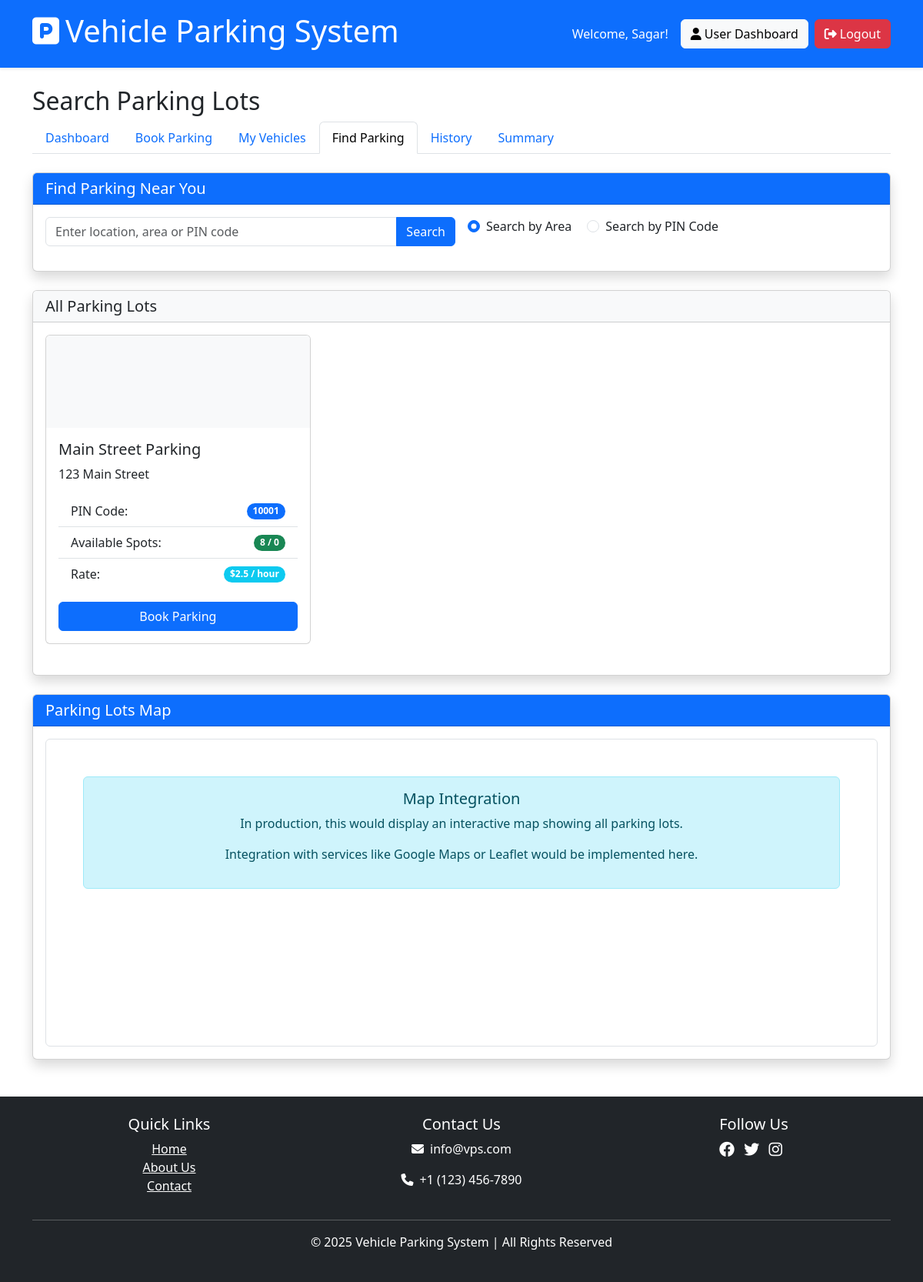
Before: /user/search_parking (signed in) with the older database file.
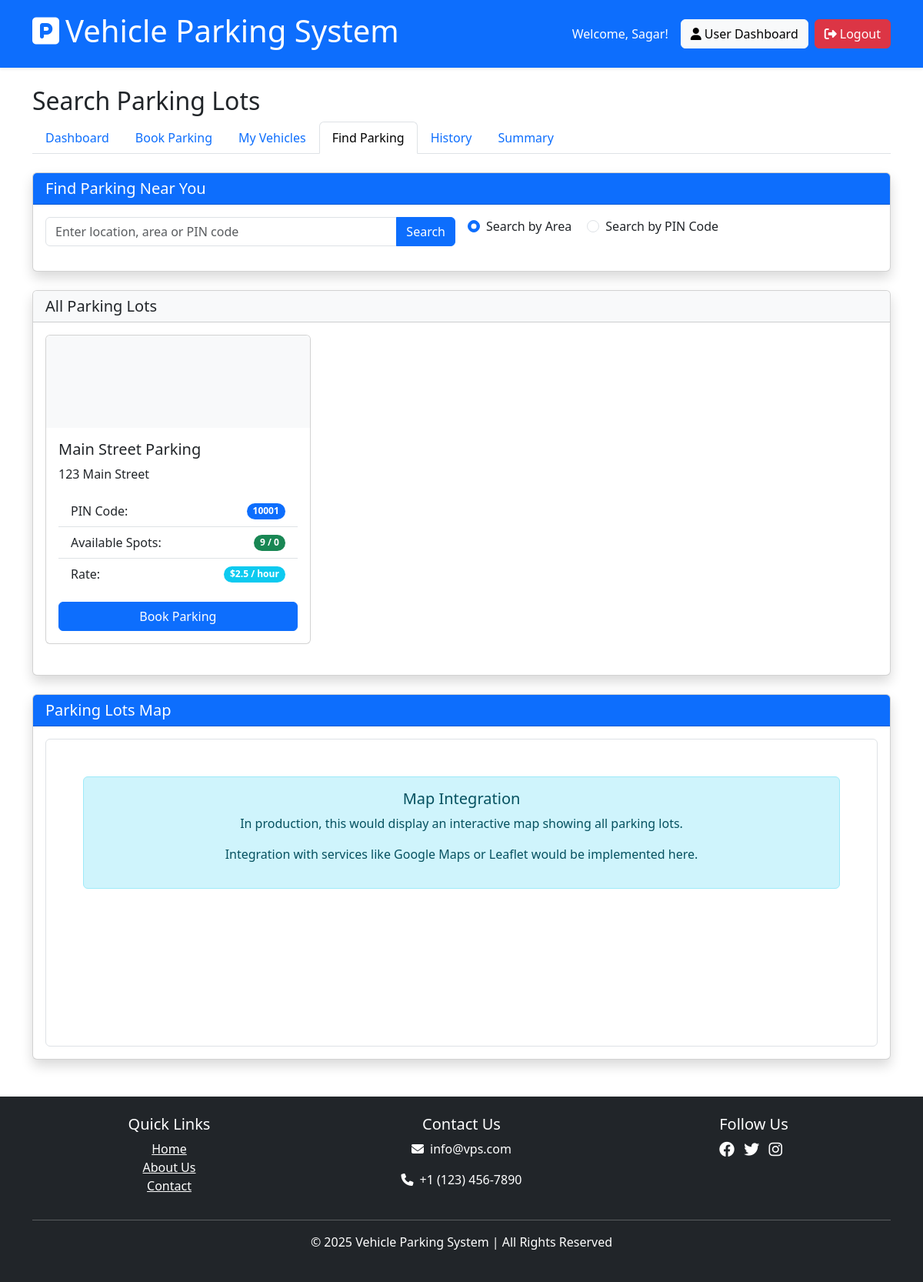
After: the same page with the newer database file.
### models/parking_lot.py (models this page shows, shortened)
class ParkingLot(db.Model):
    id = db.Column(db.Integer, primary_key=True)
    name = db.Column(db.String(100), nullable=False)
    address = db.Column(db.String(200), nullable=False)
    pin_code = db.Column(db.String(20), nullable=False)
    postcode_level = db.Column(db.String(50))
    available_spots = db.Column(db.Integer, default=0)
    created_on = db.Column(db.DateTime, default=lambda: datetime.now(timezone.utc))
    _price = 2.50  # Default price
    _total_spots = 0  # Default total spots
    parking_spots = db.relationship('ParkingSpot', backref='parking_lot', lazy=True, cascade="all, delete-orphan")
    @property
    def price(self):
        return self._price
    @price.setter
    def price(self, value):
        self._price = value
    @property
    def hourly_rate(self):
        """Alias for price"""
        return self._price
    @property
    def total_spots(self):
        return self._total_spots
    @property
    def maximum_spots(self):
        """Alias for total_spots"""
        return self._total_spots
    @property
    def prime_location_name(self):
        """Alias for name"""
        return self.name

### routes/user_routes.py (the view)
@user_bp.route('/search_parking')
@login_required
@user_required
def search_parking():
    search_term = request.args.get('search', '')
    search_type = request.args.get('type', 'area')  # 'area' or 'pincode'
    if search_term:
        if search_type == 'pincode':
            parking_lots = ParkingLot.query.filter(ParkingLot.pin_code.ilike(f'%{search_term}%')).all()
        else:  # default to area search
            parking_lots = ParkingLot.query.filter(ParkingLot.name.ilike(f'%{search_term}%') |
                                                 ParkingLot.address.ilike(f'%{search_term}%')).all()
    else:
        parking_lots = ParkingLot.query.all()
    return render_template('user/search_parking.html',
                          parking_lots=parking_lots,
                          search_term=search_term,
                          search_type=search_type)

### extensions.py (called while the page is built)
@login_manager.user_loader
def load_user(user_id):
    from models.admin import Admin
    from models.user import User
    admin = Admin.query.get(int(user_id))
    if admin:
        return admin
    return User.query.get(int(user_id))

### routes/user_routes.py (called while the page is built)
def user_required(f):
    from functools import wraps
    @wraps(f)
    def decorated_function(*args, **kwargs):
        from models.admin import Admin
        if isinstance(current_user, Admin):
            flash('This feature is only for regular users.', 'danger')
            return redirect(url_for('admin.dashboard'))
        return f(*args, **kwargs)
    return decorated_function

### templates/user/search_parking.html (shortened to what the changed rows need)
{% extends 'shared/base.html' %}
{% block content %}
<div class="row mb-4">
    <div class="col-12">
        <h2>Search Parking Lots</h2>
    </div>
</div>
<div class="row mb-4">
    <div class="col-12">
        <div class="card shadow">
            <div class="card-body">
                {% if parking_lots %}
                    <div class="row">
                        {% for lot in parking_lots %}
                            <div class="col-md-6 col-lg-4 mb-4">
                                <div class="card h-100">
                                    {% if lot.image_url %}
                                        <img src="{{ lot.image_url }}" class="card-img-top" alt="{{ lot.name }}">
                                    {% else %}
                                        <div class="card-img-top bg-light text-center p-3" style="height: 120px;">
                                        </div>
                                    {% endif %}
                                    <div class="card-body">
                                        <h5 class="card-title">{{ lot.name }}</h5>
                                        <p class="card-text">{{ lot.address }}</p>
                                        <ul class="list-group list-group-flush mb-3">
                                            <li class="list-group-item d-flex justify-content-between align-items-center">
                                                PIN Code:
                                                <span class="badge bg-primary rounded-pill">{{ lot.pin_code }}</span>
                                            </li>
                                            <li class="list-group-item d-flex justify-content-between align-items-center">
                                                Available Spots:
                                                <span class="badge bg-success rounded-pill">{{ lot.available_spots }} / {{ lot.total_spots }}</span>
                                            </li>
                                            <li class="list-group-item d-flex justify-content-between align-items-center">
                                                Rate:
                                                <span class="badge bg-info rounded-pill">${{ lot.price }} / hour</span>
                                            </li>
                                        </ul>
                                        <div class="d-grid">
                                            <a href="{{ url_for('user.book_parking') }}?lot_id={{ lot.id }}" class="btn btn-primary">Book Parking</a>
                                        </div>
                                    </div>
                                </div>
                            </div>
                        {% endfor %}
                    </div>
                {% else %}
                    <div class="alert alert-info text-center p-5">
                        <i class="bi bi-search fs-1"></i>
                        <h4>No Parking Lots Found</h4>
                        <p>Try searching with different keywords or check a different area.</p>
                    </div>
                {% endif %}
            </div>
        </div>
    </div>
</div>
{% endblock %}

Changed rows visible on the page:
changed ParkingLot "Main Street Parking": available_spots "8" → "9"
